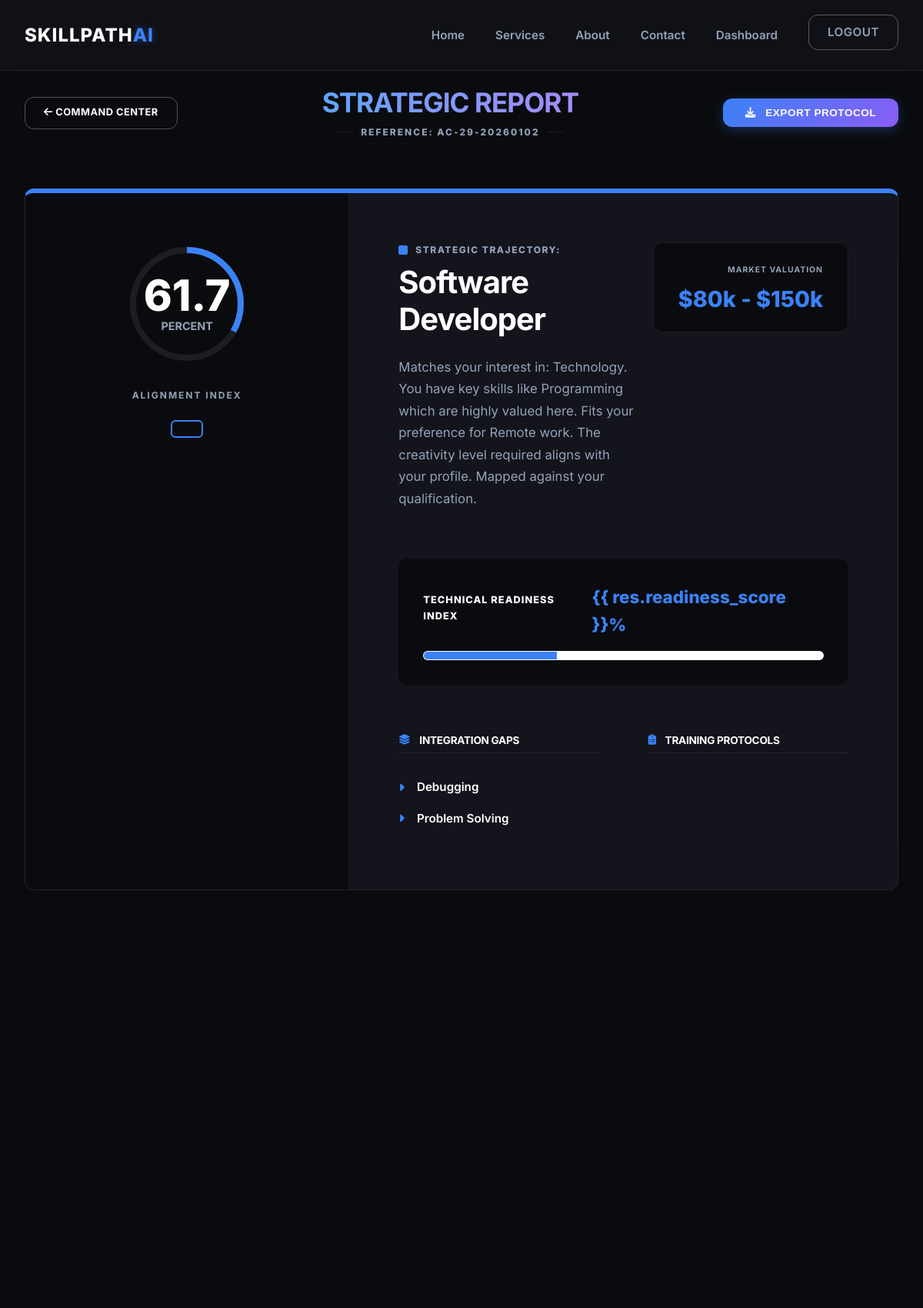
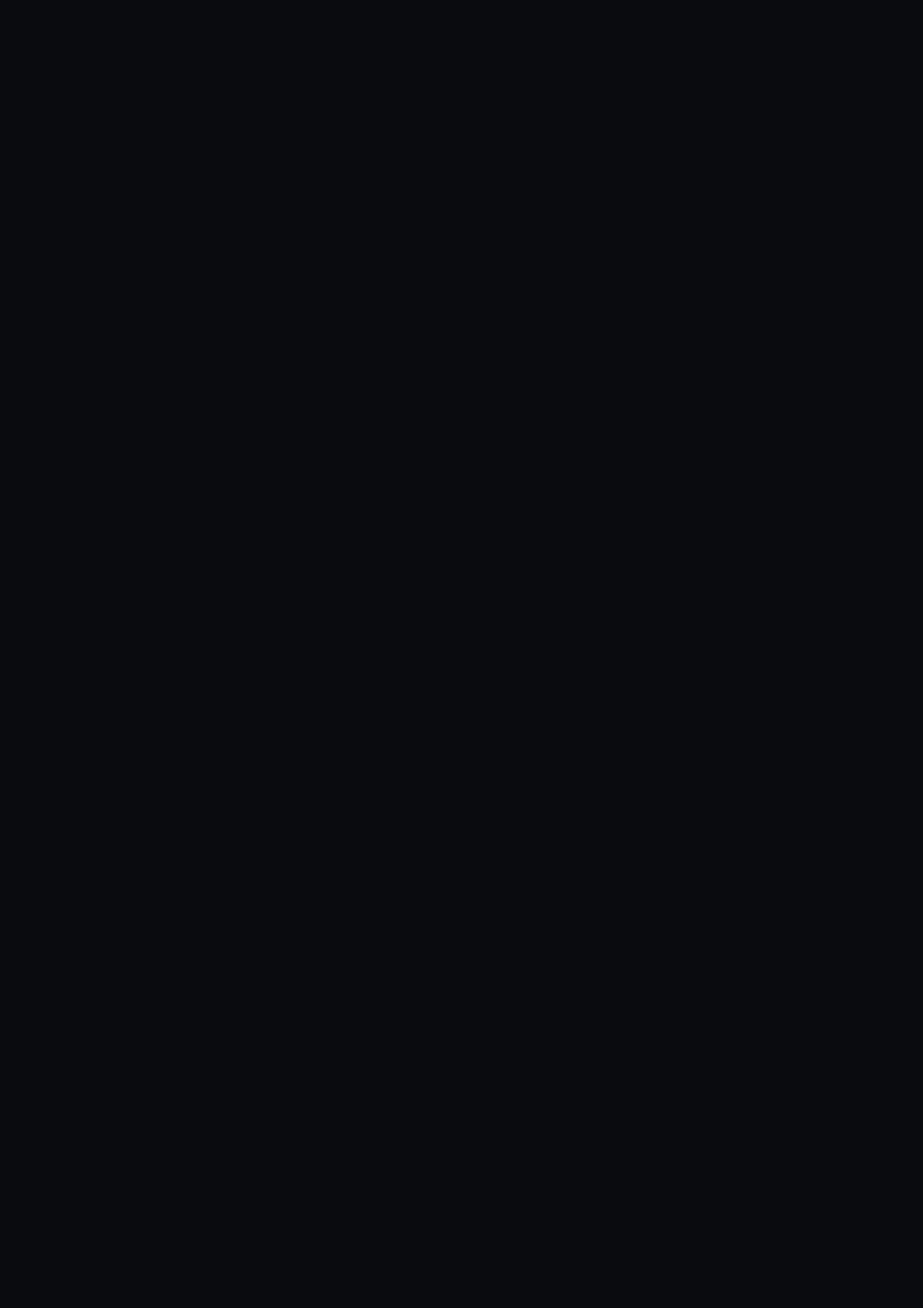
Page /result/29/ (signed in, upper part) on the committed database (2 pictures, top to bottom).
### recommender/models.py (models this page shows, shortened)
class UserRecommendation(models.Model):
    user = models.ForeignKey(User, on_delete=models.CASCADE, related_name='recommendations')
    selected_interests = models.ManyToManyField(Interest)
    selected_skills = models.ManyToManyField(Skill)
    education_level = models.CharField(max_length=100)
    preferred_work_type = models.CharField(max_length=50)
    recommended_careers = models.ManyToManyField(Career)
    results_json = models.TextField(blank=True, help_text="Stored scoring, reasoning and gap analysis")
    created_at = models.DateTimeField(auto_now_add=True)
    feedback_given = models.BooleanField(default=False)
    @property
    def results_data(self):
        if not self.results_json:
            return []
        try:
            data = json.loads(self.results_json)
            for item in data:
                if 'career_id' in item:
                    try:
                        item['career_id'] = int(item['career_id'])
                    except (ValueError, TypeError):
                        pass
            return data
        except:
            return []

class Career(models.Model):
    WORK_TYPE_CHOICES = [
        ('Office', 'Office'),
        ('Remote', 'Remote'),
        ('Field', 'Field'),
        ('Research', 'Research'),
    ]
    title = models.CharField(max_length=200, unique=True)
    description = models.TextField()
    interests = models.ManyToManyField(Interest, related_name='careers')
    skills = models.ManyToManyField(Skill, through='CareerSkillWeight', related_name='careers')
    future_scope = models.TextField()
    salary_range = models.CharField(max_length=100) # e.g., "$50,000 - $80,000"
    recommended_courses = models.TextField(help_text="Comma separated course names or links")
    work_type = models.CharField(max_length=50, choices=WORK_TYPE_CHOICES, default='Office')
    work_style = models.CharField(max_length=50, choices=[('Team', 'Team'), ('Solo', 'Solo')], default='Team')
    creativity_level = models.IntegerField(default=5) # scale 1-10
    leadership_interest = models.BooleanField(default=False)
    stress_tolerance = models.CharField(max_length=50, choices=[('Low', 'Low'), ('Medium', 'Medium'), ('High', 'High')], default='Medium')

### recommender/views.py (the view)
# urls.py: path('result/<int:pk>/', views.result_view, name='result'),
@login_required
def result_view(request, pk):
    recommendation = get_object_or_404(UserRecommendation, pk=pk, user=request.user)
    results = recommendation.results_data
    for res in results:
        career_obj = None
        cid = res.get('career_id')
        ctitle = res.get('career_title')
        if cid:
            career_obj = Career.objects.filter(id=cid).first()
        if not career_obj and ctitle:
            career_obj = Career.objects.filter(title=ctitle).first()
        res['career'] = career_obj
    return render(request, 'recommender/result.html', {
        'recommendation': recommendation,
        'results': results
    })

### templates/recommender/result.html (shortened to what this page needs)
{% extends 'recommender/base.html' %}
{% load static %}
{% block content %}
<div class="animate-fadeIn container">
    <div
        style="display: flex; justify-content: space-between; align-items: center; margin-bottom: var(--space-xl); padding-top: var(--space-lg); flex-wrap: wrap; gap: var(--space-md);">
        <a href="{% url 'dashboard' %}" class="btn btn-outline" style="padding: 0.6rem 1.5rem; font-size: 0.8rem;">
            <i class="fas fa-arrow-left"></i> Command Center
        </a>
        <div style="text-align: center;">
            <h1 style="margin: 0; font-size: 2.2rem; letter-spacing: -1px; margin-bottom: var(--space-xs);">STRATEGIC
                <span style="color: var(--primary-green);">REPORT</span>
            </h1>
            <div style="display: flex; align-items: center; justify-content: center; gap: 10px;">
                <div style="width: 20px; height: 1px; background: var(--border-gray);"></div>
                <p
                    style="font-weight: 800; color: var(--text-muted); font-size: 0.75rem; text-transform: uppercase; letter-spacing: 2px; margin: 0;">
                    REFERENCE: AC-{{ recommendation.pk }}-{{ recommendation.created_at|date:"Ymd" }}
                </p>
                <div style="width: 20px; height: 1px; background: var(--border-gray);"></div>
            </div>
        </div>
        <button class="btn btn-primary" onclick="window.print()" style="padding: 0.7rem 1.8rem;">
            <i class="fas fa-download" style="margin-right: 8px;"></i> Export Protocol
        </button>
    </div>
    <div style="display: grid; gap: var(--space-xl); margin-bottom: var(--space-xxl);">
        {% for res in results %}
        <div class="card" style="padding: 0; overflow: hidden; border-top: 6px solid var(--primary-green);">
            <div style="display: flex; flex-wrap: wrap;">
                <div
                    style="background: var(--bg-soft); padding: var(--space-xl); text-align: center; border-right: 1px solid var(--border-gray); min-width: 300px; flex: 1; position: relative;">
                    <div
                        style="width: 160px; height: 160px; margin: 0 auto var(--space-lg); position: relative; display: flex; align-items: center; justify-content: center;">
                        <svg style="width: 100%; height: 100%; transform: rotate(-90deg);">
                            <circle cx="80" cy="80" r="70" fill="none" stroke="var(--border-gray)" stroke-width="8" />
                            <circle cx="80" cy="80" r="70" fill="none" stroke="var(--primary-green)" stroke-width="8"
                                stroke-dasharray="440" stroke-dashoffset="{{ res.dash_offset }}" />
                        </svg>
                        <div style="position: absolute; text-align: center;">
                            <div style="font-size: 3.5rem; font-weight: 800; color: var(--text-dark); line-height: 1;">
                                {{ res.score }}</div>
                            <div
                                style="font-size: 0.9rem; font-weight: 700; color: var(--text-muted); text-transform: uppercase;">
                                Percent</div>
                        </div>
                    </div>
                    <h4
                        style="font-size: 0.75rem; letter-spacing: 2px; color: var(--text-muted); text-transform: uppercase; margin-bottom: var(--space-md);">
                        Alignment Index</h4>
                    <div class="chip"
                        style="background: var(--white); border: 2px solid var(--primary-green); padding: 0.6rem 1.2rem; font-size: 0.8rem; color: var(--primary-green);">
                    </div>
                    <div class="geo-accent diamond-shape"
                        style="bottom: -20px; left: -20px; background: var(--primary-green); opacity: 0.05;"></div>
                </div>
                <div style="padding: var(--space-xl); flex: 2; min-width: 350px;">
                    <div
                        style="display: flex; justify-content: space-between; align-items: flex-start; margin-bottom: var(--space-xl); flex-wrap: wrap; gap: var(--space-md);">
                        <div style="flex: 1;">
                            <div style="display: flex; align-items: center; gap: 10px; margin-bottom: var(--space-xs);">
                                <div
                                    style="width: 12px; height: 12px; background: var(--primary-green); border-radius: 2px;">
                                </div>
                                <span
                                    style="font-weight: 800; color: var(--text-muted); text-transform: uppercase; font-size: 0.75rem; letter-spacing: 1.5px;">Strategic
                                    Trajectory:</span>
                            </div>
                            <h2
                                style="font-size: 2.5rem; margin-bottom: var(--space-md); letter-spacing: -1px; margin-top: 0;">
                                {{ res.career_title }}</h2>
                            <p
                                style="font-size: 1.05rem; line-height: 1.7; max-width: 700px; color: var(--text-muted); margin: 0;">
                                {{ res.reasoning }}
                            </p>
                        </div>
                        <div
                            style="text-align: right; background: var(--bg-soft); padding: 1.2rem var(--space-lg); border-radius: var(--radius); border: 1px solid var(--border-gray); min-width: 180px;">
                            <span
                                style="font-weight: 700; color: var(--text-muted); text-transform: uppercase; font-size: 0.65rem; letter-spacing: 1px;">Market
                                Valuation</span>
                            <div
                                style="font-weight: 800; font-size: 1.8rem; color: var(--primary-green); margin-top: 0.3rem;">
                                {{ res.career.salary_range|default:"$95k - $165k" }}
                            </div>
                        </div>
                    </div>
                    <div
                        style="margin-bottom: var(--space-xl); background: var(--bg-soft); padding: var(--space-lg); border-radius: var(--radius);">
                        <div
                            style="display: flex; justify-content: space-between; margin-bottom: var(--space-sm); align-items: baseline;">
                            <span
                                style="font-weight: 800; font-size: 0.8rem; text-transform: uppercase; color: var(--text-dark); letter-spacing: 1px;">Technical
                                Readiness Index</span>
                            <span style="font-weight: 800; color: var(--primary-green); font-size: 1.4rem;">{{
                                res.readiness_score }}%</span>
                        </div>
                        <div
                            style="height: 12px; background: #fff; border-radius: 6px; overflow: hidden; border: 1px solid var(--border-gray);">
                            <div
                                style="height: 100%; width: 0; background: var(--primary-green); width: {{ res.readiness_score }}%;">
                            </div>
                        </div>
                    </div>
                    <div
                        style="display: grid; grid-template-columns: repeat(auto-fit, minmax(250px, 1fr)); gap: var(--space-xl);">
                        <div>
                            <h4
                                style="font-size: 0.85rem; margin-bottom: var(--space-lg); padding-bottom: var(--space-xs); border-bottom: 1px solid var(--border-gray); display: flex; align-items: center; gap: 12px; margin-top: 0;">
                                <i class="fas fa-layer-group" style="color: var(--primary-green);"></i> INTEGRATION GAPS
                            </h4>
                            <ul style="list-style: none; padding: 0; margin: 0;">
                                {% for gap in res.skill_gaps %}
                                <li
                                    style="margin-bottom: var(--space-sm); font-size: 0.95rem; display: flex; align-items: center; gap: var(--space-sm);">
                                    <i class="fas fa-caret-right" style="color: var(--primary-green);"></i>
                                    <span style="font-weight: 600;">{{ gap }}</span>
                                </li>
                                {% endfor %}
                            </ul>
                        </div>
                        <div>
                            <h4
                                style="font-size: 0.85rem; margin-bottom: var(--space-lg); padding-bottom: var(--space-xs); border-bottom: 1px solid var(--border-gray); display: flex; align-items: center; gap: 12px; margin-top: 0;">
                                <i class="fas fa-clipboard-list" style="color: var(--primary-green);"></i> TRAINING
                                PROTOCOLS
                            </h4>
                        </div>
                    </div>
                </div>
            </div>
        </div>
        {% endfor %}
    </div>
</div>
{% endblock %}

### static/recommender/css/style.css (style rules this page uses)
:root { --bg-body: #0a0b0e; --bg-surface: #13141c; --bg-surface-hover: #1c1e2a; --bg-glass: rgba(19, 20, 28, 0.7); --text-main: #ffffff; --text-muted: #94a3b8; --text-dim: #64748b; --primary-blue: #3b82f6; --primary-purple: #8b5cf6; --accent-cyan: #06b6d4; --gradient-primary: linear-gradient(135deg, #3b82f6 0%, #8b5cf6 100%); --gradient-glow: linear-gradient(135deg, rgba(59, 130, 246, 0.5) 0%, rgba(139, 92, 246, 0.5) 100%); --gradient-text: linear-gradient(to right, #60a5fa, #a78bfa); --primary-green: #3b82f6; --dark-green: #1e40af; --bg-white: #13141c; --bg-soft: #0a0b0e; --text-dark: #ffffff; --border-gray: rgba(255, 255, 255, 0.08); --success: #10b981; --warning: #f59e0b; --error: #ef4444; --header-height: 80px; --radius-sm: 6px; --radius: 12px; --radius-lg: 24px; --space-xs: 0.5rem; --space-sm: 1rem; --space-md: 1.5rem; --space-lg: 2rem; --space-xl: 4rem; --space-xxl: 8rem; --shadow-sm: 0 4px 6px -1px rgba(0, 0, 0, 0.3); --shadow-medium: 0 10px 15px -3px rgba(0, 0, 0, 0.5); --shadow-glow: 0 0 20px rgba(59, 130, 246, 0.3); --backdrop-blur: blur(12px); --transition: all 0.3s cubic-bezier(0.4, 0, 0.2, 1); --font-heading: 'Inter', 'Plus Jakarta Sans', sans-serif; --font-body: 'Inter', sans-serif; }
* { margin: 0; padding: 0; box-sizing: border-box; }
body { background-color: var(--bg-body); color: var(--text-main); font-family: var(--font-body); line-height: 1.6; overflow-x: hidden; -webkit-font-smoothing: antialiased; }
h1, h2, h3, h4, h5, h6 { font-family: var(--font-heading); font-weight: 700; line-height: 1.2; color: var(--text-main); margin-bottom: 1.5rem; letter-spacing: -0.02em; }
h1 { font-size: 3.5rem; letter-spacing: -0.03em; background: var(--gradient-text); -webkit-background-clip: text; -webkit-text-fill-color: transparent; background-clip: text; display: inline-block; }
h2 { font-size: 2.5rem; }
p { margin-bottom: 1rem; color: var(--text-muted); }
.container { max-width: 1240px; margin: 0 auto; padding: 0 2rem; }
.btn { display: inline-block; padding: 0.9rem 2rem; border-radius: var(--radius); font-weight: 700; text-transform: uppercase; font-size: 0.85rem; letter-spacing: 0.5px; cursor: pointer; transition: var(--transition); text-decoration: none; border: none; position: relative; overflow: hidden; }
.btn-primary { background: var(--gradient-primary); color: var(--white); box-shadow: 0 4px 15px rgba(59, 130, 246, 0.3); }
.btn-outline { background-color: transparent; border: 1px solid rgba(255, 255, 255, 0.3); color: var(--text-main); }
.card { background: var(--bg-surface); border: 1px solid var(--border-gray); border-radius: var(--radius); padding: 2.5rem; box-shadow: 0 0 0 rgba(0, 0, 0, 0); transition: var(--transition); }
.chip { display: inline-block; background: var(--bg-soft); padding: 0.4rem 1rem; border-radius: var(--radius-sm); font-weight: 800; font-size: 0.7rem; color: var(--text-dark); border: 1px solid var(--border-gray); text-transform: uppercase; }
.geo-accent { position: absolute; z-index: -1; }
.diamond-shape { width: 100px; height: 100px; background: var(--accent-green); opacity: 0.2; transform: rotate(45deg); }
.animate-fadeIn { animation: fadeIn 0.8s ease forwards; }
.reveal-on-scroll { opacity: 0; transform: translateY(30px); transition: all 0.8s cubic-bezier(0.5, 0, 0, 1); }
.reveal-on-scroll.visible { opacity: 1; transform: translateY(0); }

### rows in the picture
UserRecommendation: pk "29", created_at "20260102"
Career: score "61.7", career_title "Software Developer", reasoning "Matches your interest in: Technology. You have key skills like Programming which are highly valued here. Fits your preference for Remote work. The creativity level required aligns with your profile. Mapped against your qualification.", career.salary_range "$80k - $150k", {{ res.readiness_score }} 33.3 (drawn), skill_gaps "Debugging" "Problem Solving"
